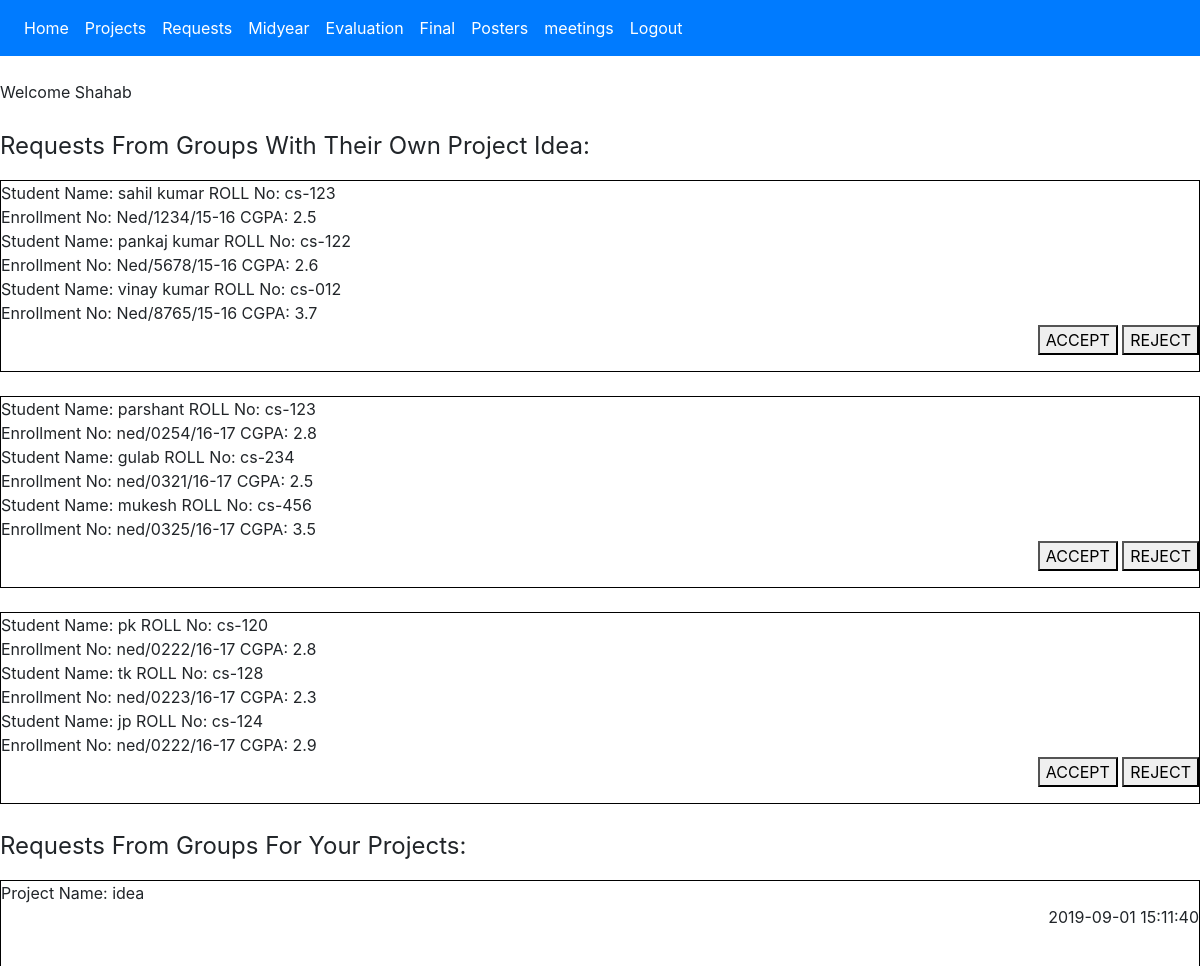
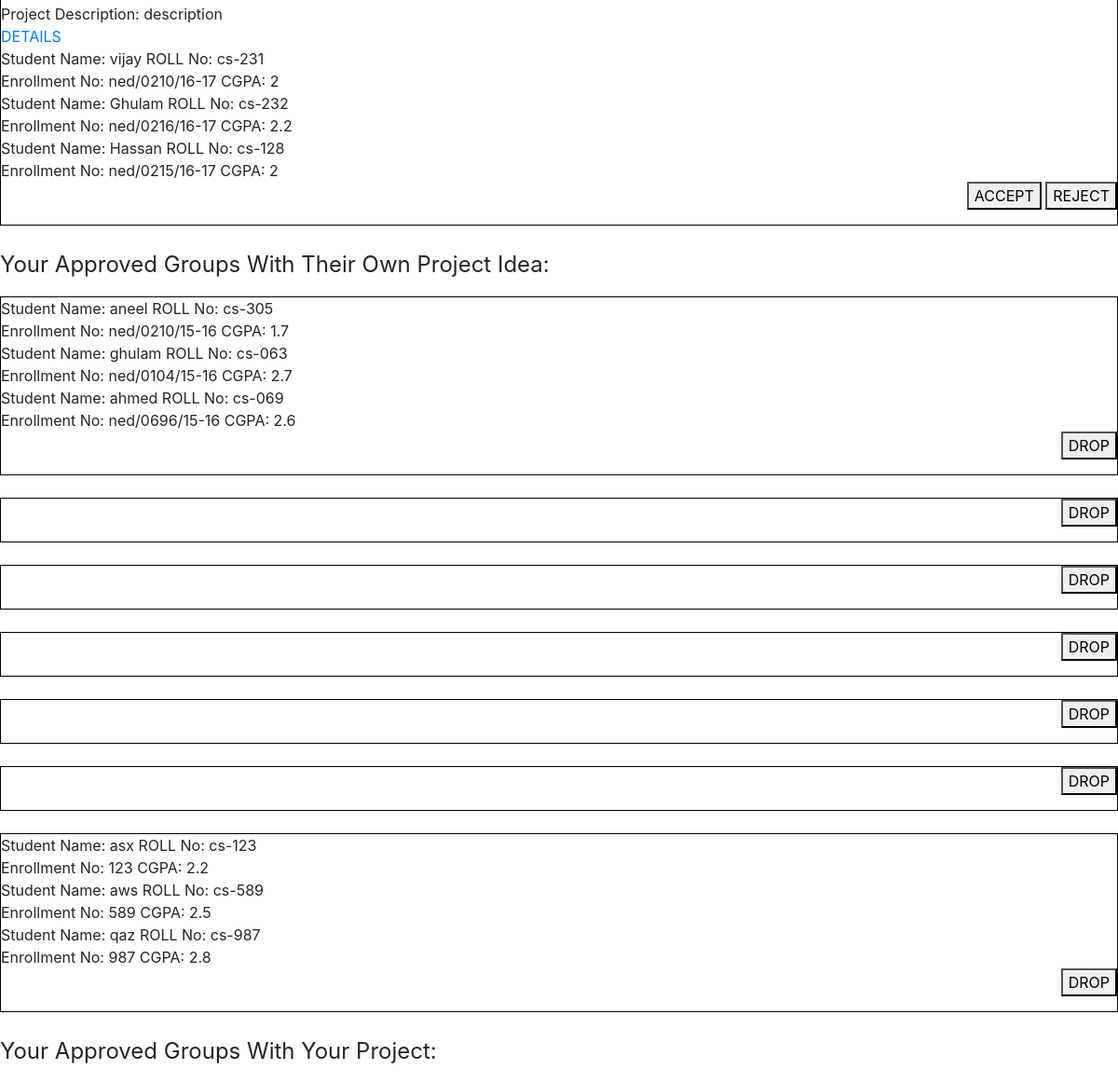
/requests_committee.php (signed in), run on the app's committed database (2 pictures, top to bottom).
### tables this page shows
CREATE TABLE `students` (
  `id` int(11) NOT NULL,
  `group_id` int(11) NOT NULL,
  `fullname` varchar(25) NOT NULL,
  `rollno` varchar(8) NOT NULL,
  `enrollment` varchar(14) NOT NULL,
  `cgpa` float NOT NULL
);

CREATE TABLE `groups` (
  `id` int(11) NOT NULL,
  `username` varchar(10) NOT NULL,
  `password` varchar(100) NOT NULL,
  `internal_id` int(11) DEFAULT NULL,
  `internal_req_id` int(11) DEFAULT NULL,
  `midyear_external_id` int(11) DEFAULT NULL,
  `midyear_status` tinyint(1) NOT NULL DEFAULT '0',
  `final_external_id` int(11) DEFAULT NULL,
  `final_status` tinyint(1) NOT NULL DEFAULT '0'
);

CREATE TABLE `uploads` (
  `id` int(11) NOT NULL,
  `internal_id` int(11) NOT NULL,
  `filename` varchar(60) NOT NULL,
  `description` varchar(300) NOT NULL,
  `date_time` datetime NOT NULL,
  `group_id` int(11) DEFAULT NULL,
  `group_req_id` int(11) DEFAULT NULL
);

### requests_committee.php (the view, shortened to what this page needs)
<?php
require 'database.php';
if( isset($_SESSION['user_status']) && ($_SESSION['user_status']== 'teacher') && ($_SESSION['committee'] != '0') ) {
	$groups_ret = $conn->prepare('SELECT id FROM groups WHERE internal_req_id = :id AND internal_id IS NULL');
	$groups_ret->bindParam(':id', $_SESSION['user_id']);
	$groups_ret->execute();
	$projects_ret = $conn->prepare('SELECT id, filename, description, date_time, group_req_id FROM uploads WHERE internal_id = :id AND group_req_id IS NOT NULL AND group_id IS NULL');
	$projects_ret->bindParam(':id', $_SESSION['user_id']);
	$projects_ret->execute();
	$groups_confirm = $conn->prepare('SELECT id FROM groups WHERE internal_req_id = :req_id AND internal_id = :id');
	$groups_confirm->bindParam(':req_id', $_SESSION['user_id']);
	$groups_confirm->bindParam(':id', $_SESSION['user_id']);
	$groups_confirm->execute();
}
	else{
		header("Location: login.php");
}
?>
<!DOCTYPE html>
<html>
<head>
</head>
<body>
		<br />Welcome <?= $_SESSION['username']; ?>
		<br /><br />
		<?php
		echo "<p><font size='5'>Requests From Groups With Their Own Project Idea:</font></p>";
		while($results = $groups_ret->fetch(PDO::FETCH_ASSOC)){
			echo "<div class='box'>";
			$group_info = $conn->prepare('SELECT fullname, rollno, enrollment, cgpa FROM students WHERE group_id = :id');
			$group_info->bindParam(':id', $results['id']);
			$group_info->execute();
            while($row = $group_info->fetch(PDO::FETCH_ASSOC)){
				echo "Student Name: ".$row['fullname'] ." ROLL No: ".$row['rollno'] ."<br>";
				echo "Enrollment No: ".$row['enrollment'] ." CGPA: ".$row['cgpa'] ."<br>";
			}
			?>
		<form action="request_server.php" method="POST">
		<p style='text-align: right'>
		<button type="submit" name="group_accept_id" value="<?php echo $results['id']; ?>">ACCEPT</button>
		<button type="submit" name="group_reject_id" value="<?php echo $results['id']; ?>">REJECT</button>
		</p>
		</form> </div> <br>
		<?php
		}
		echo "<p><font size='5'>Requests From Groups For Your Projects:</font></p>";
		while($results = $projects_ret->fetch(PDO::FETCH_ASSOC)){
			echo "<div class='box'>";
			$group_info = $conn->prepare('SELECT fullname, rollno, enrollment, cgpa FROM students WHERE group_id = :id');
			$group_info->bindParam(':id', $results['group_req_id']);
			$group_info->execute();
			$files_show = 'uploads/internals/'.$results['filename'].$_SESSION['username'];
			echo "Project Name: ".$results['filename'] ."<p style='text-align: right'>".$results['date_time']."</p>" ."<br>";
			echo "Project Description: ".$results['description']. "<br>";
			echo "<a href='$files_show'>DETAILS</a>". "<br>";
            while($row = $group_info->fetch(PDO::FETCH_ASSOC)){
				echo "Student Name: ".$row['fullname'] ." ROLL No: ".$row['rollno'] ."<br>";
				echo "Enrollment No: ".$row['enrollment'] ." CGPA: ".$row['cgpa'] ."<br>";
			}
			?>
		<form action="request_server.php" method="POST">
		<p style='text-align: right'>
		<button type="submit" name="project_accept">ACCEPT</button>
		<button type="submit" name="project_reject">REJECT</button>
		</p>
		</form> </div> <br>
		<?php
		}
		echo "<p><font size='5'>Your Approved Groups With Their Own Project Idea:</font></p>";
		while($results = $groups_confirm->fetch(PDO::FETCH_ASSOC)){
			echo "<div class='box'>";
			$group_info = $conn->prepare('SELECT fullname, rollno, enrollment, cgpa FROM students WHERE group_id = :id');
			$group_info->bindParam(':id', $results['id']);
			$group_info->execute();
            while($row = $group_info->fetch(PDO::FETCH_ASSOC)){
				echo "Student Name: ".$row['fullname'] ." ROLL No: ".$row['rollno'] ."<br>";
				echo "Enrollment No: ".$row['enrollment'] ." CGPA: ".$row['cgpa'] ."<br>";
			}
			?>
		<form action="request_server.php" method="POST">
		<p style='text-align: right'>
		<button type="submit" name="group_drop_id" value="<?php echo $results['id']; ?>">DROP</button>
		</p>
		</form> </div> <br>
		<?php
		}
		echo "<p><font size='5'>Your Approved Groups With Your Project:</font></p>";
			?>
</body>
</html>

### requests_committee.php (style rules this page uses)
.box { border: 1px solid black; }

### data on the page
groups: $results['id'] 32 (drawn)
students: fullname "sahil kumar", rollno "cs-123", enrollment "Ned/1234/15-16", cgpa "2.5"
students: fullname "pankaj kumar", rollno "cs-122", enrollment "Ned/5678/15-16", cgpa "2.6"
students: fullname "vinay kumar", rollno "cs-012", enrollment "Ned/8765/15-16", cgpa "3.7"
groups: $results['id'] 35 (drawn)
students: fullname "parshant", rollno "cs-123", enrollment "ned/0254/16-17", cgpa "2.8"
students: fullname "gulab", rollno "cs-234", enrollment "ned/0321/16-17", cgpa "2.5"
students: fullname "mukesh", rollno "cs-456", enrollment "ned/0325/16-17", cgpa "3.5"
groups: $results['id'] 36 (drawn)
students: fullname "pk", rollno "cs-120", enrollment "ned/0222/16-17", cgpa "2.8"
students: fullname "tk", rollno "cs-128", enrollment "ned/0223/16-17", cgpa "2.3"
students: fullname "jp", rollno "cs-124", enrollment "ned/0222/16-17", cgpa "2.9"
uploads: filename "idea", date_time "2019-09-01 15:11:40", description "description"
students: fullname "vijay", rollno "cs-231", enrollment "ned/0210/16-17", cgpa "2"
students: fullname "Ghulam", rollno "cs-232", enrollment "ned/0216/16-17", cgpa "2.2"
students: fullname "Hassan", rollno "cs-128", enrollment "ned/0215/16-17", cgpa "2"
groups: $results['id'] 22 (drawn)
students: fullname "aneel", rollno "cs-305", enrollment "ned/0210/15-16", cgpa "1.7"
students: fullname "ghulam", rollno "cs-063", enrollment "ned/0104/15-16", cgpa "2.7"
students: fullname "ahmed", rollno "cs-069", enrollment "ned/0696/15-16", cgpa "2.6"
groups: $results['id'] 23 (drawn)
groups: $results['id'] 24 (drawn)
groups: $results['id'] 25 (drawn)
groups: $results['id'] 26 (drawn)
groups: $results['id'] 27 (drawn)
groups: $results['id'] 34 (drawn)
students: fullname "asx", rollno "cs-123", enrollment "123", cgpa "2.2"
students: fullname "aws", rollno "cs-589", enrollment "589", cgpa "2.5"
students: fullname "qaz", rollno "cs-987", enrollment "987", cgpa "2.8"

### other printed values
$_SESSION['username'] "Shahab"
